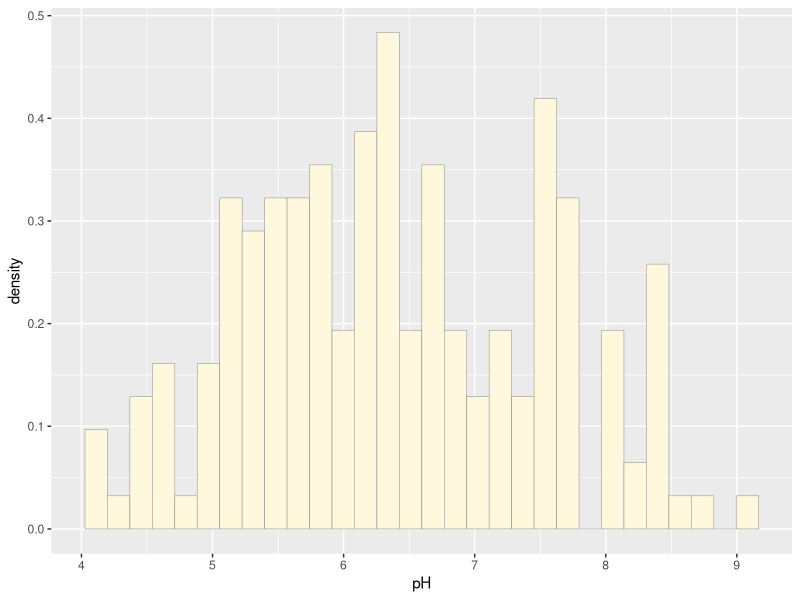
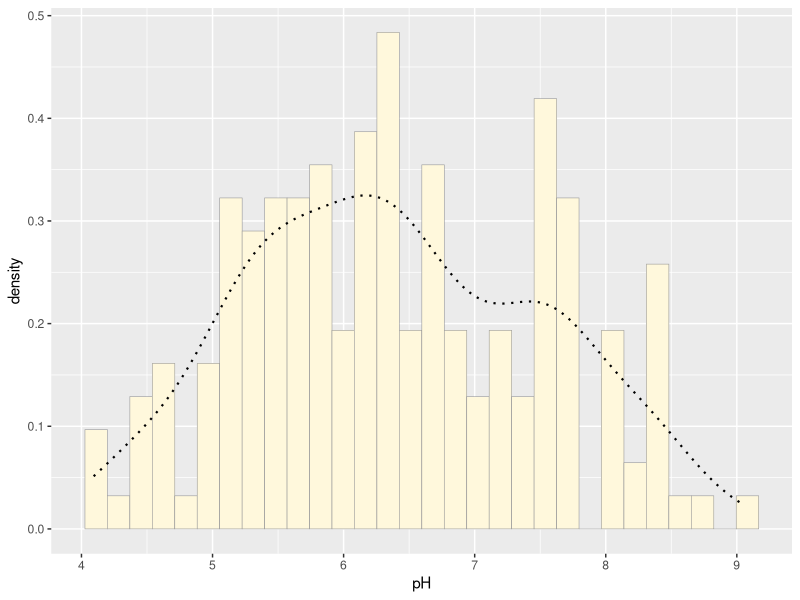
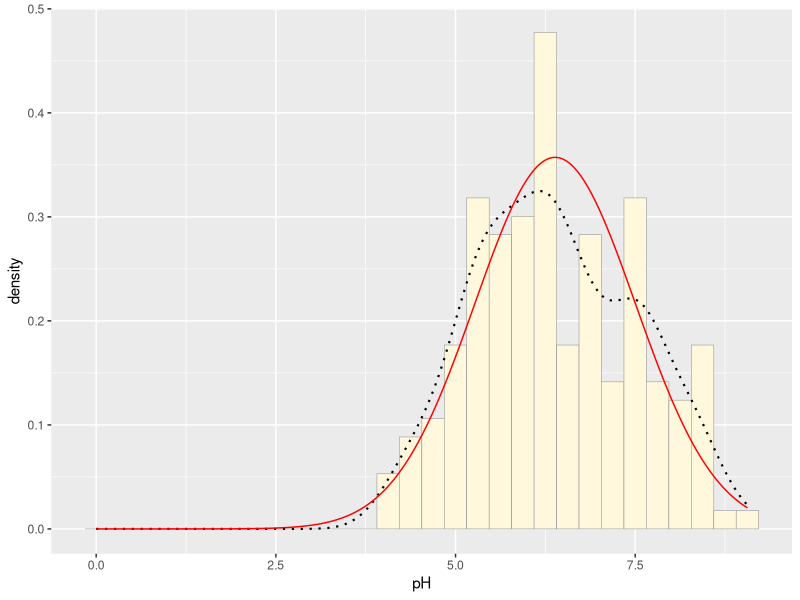
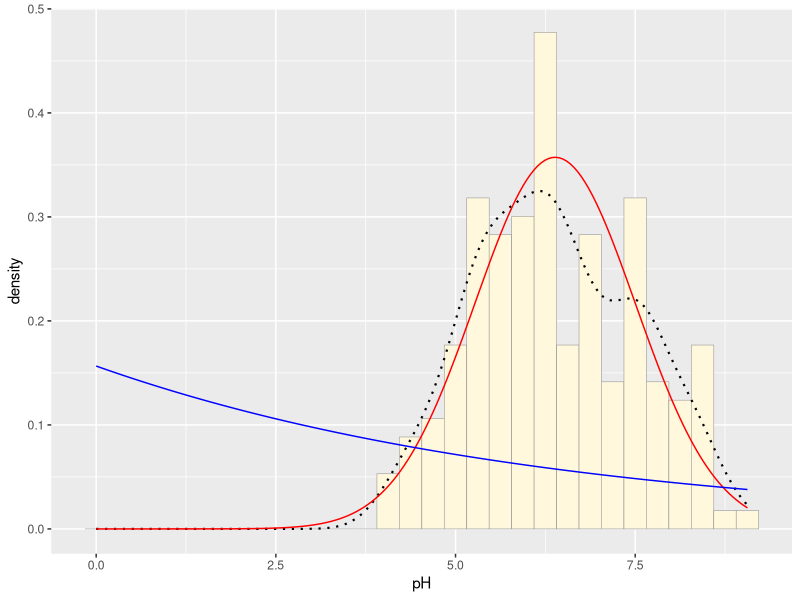
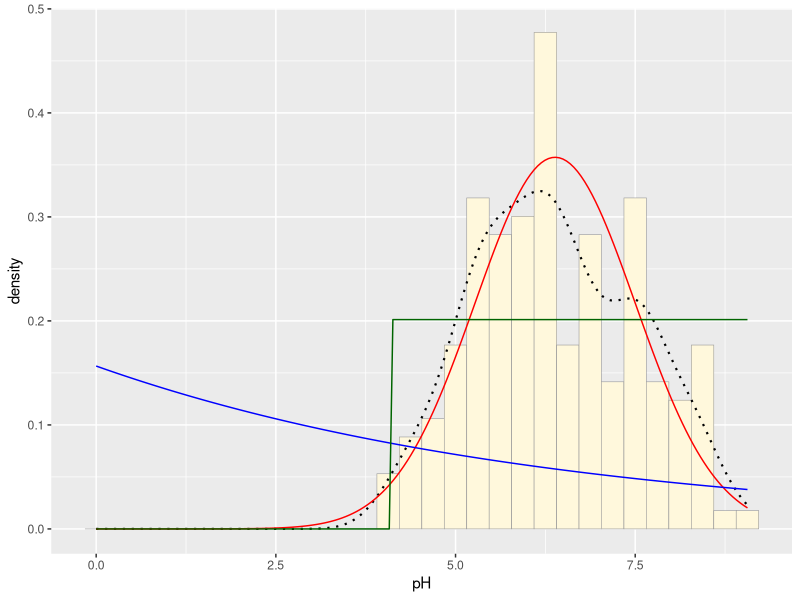
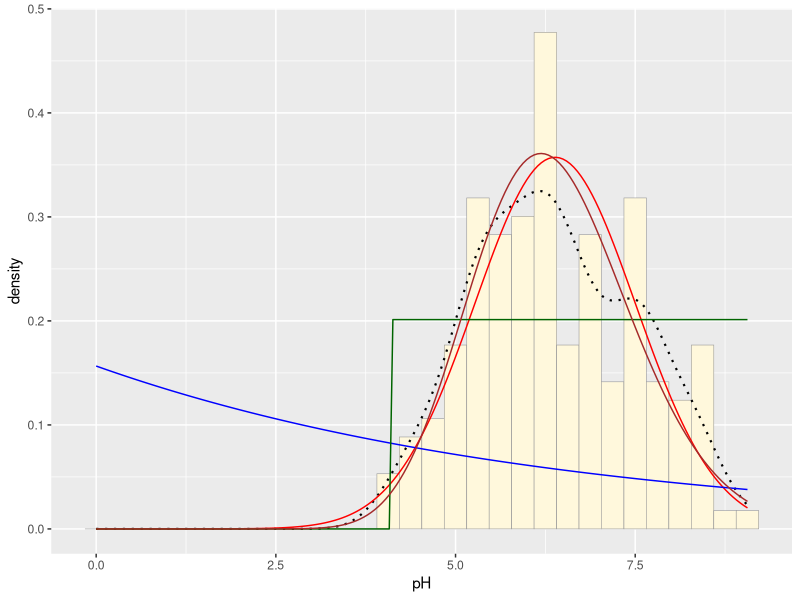
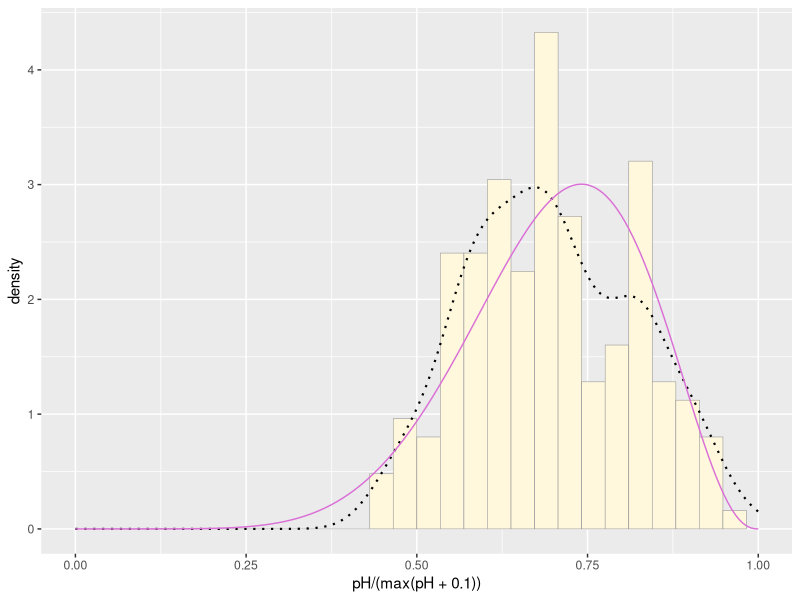
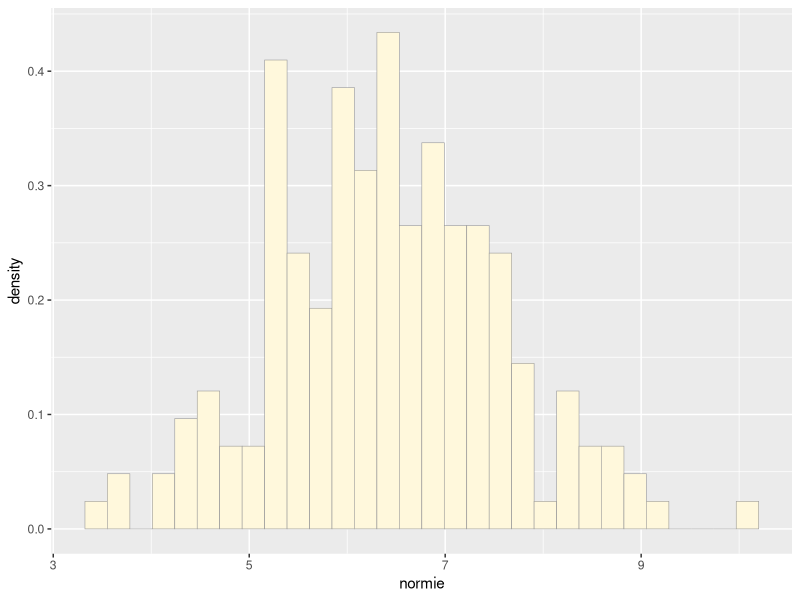

These charts were generated, in order, by the following R code:
## ---- chunk 1
library(ggplot2)
library(MASS)
library(tidyverse)

z = read_csv("LTER_RandomLake.csv")
str(z)
summary(z)

## ---- chunk 2
p1 = ggplot(data=z[which(z$pH>-900),], aes(x=pH, y=..density..)) +
  geom_histogram(color="grey60",fill="cornsilk",size=0.2) 
print(p1)
## ---- chunk 3
p1 =  p1 +  geom_density(linetype="dotted",size=0.75)
print(p1)
## ---- chunk 4
normPars = fitdistr(z$pH,"normal")
print(normPars)
str(normPars)
normPars$estimate["mean"]
## ---- chunk 5
meanML = normPars$estimate["mean"]
sdML = normPars$estimate["sd"]

xval = seq(0,max(z$pH),len=length(z$pH))

stat = stat_function(aes(x = xval, y = ..y..), fun = dnorm, colour="red", n = length(z$pH), args = list(mean = meanML, sd = sdML))
p1 + stat
## ---- chunk 6
expoPars = fitdistr(z$pH,"exponential")
rateML = expoPars$estimate["rate"]

stat2 = stat_function(aes(x = xval, y = ..y..), fun = dexp, colour="blue", n = length(z$pH), args = list(rate=rateML))
p1 + stat + stat2
## ---- chunk 7
stat3 = stat_function(aes(x = xval, y = ..y..), fun = dunif, colour="darkgreen", n = length(z$pH), args = list(min=min(z$pH), max=max(z$pH)))
p1 + stat + stat2 + stat3
## ---- chunk 8
gammaPars = fitdistr(z$pH,"gamma")
shapeML = gammaPars$estimate["shape"]
rateML = gammaPars$estimate["rate"]

stat4 = stat_function(aes(x = xval, y = ..y..), fun = dgamma, colour="brown", n = length(z$pH), args = list(shape=shapeML, rate=rateML))
p1 + stat + stat2 + stat3 + stat4
## ---- chunk 9
pSpecial = ggplot(data=z, aes(x=pH/(max(pH + 0.1)), y=..density..)) +
  geom_histogram(color="grey60",fill="cornsilk",size=0.2) + 
  xlim(c(0,1)) +
  geom_density(size=0.75,linetype="dotted")

betaPars = fitdistr(x=z$pH/max(z$pH + 0.1),start=list(shape1=1,shape2=2),"beta")
shape1ML = betaPars$estimate["shape1"]
shape2ML = betaPars$estimate["shape2"]

statSpecial = stat_function(aes(x = xval, y = ..y..), fun = dbeta, colour="orchid", n = length(z$pH), args = list(shape1=shape1ML,shape2=shape2ML))
pSpecial + statSpecial

## ---- chunk 10
meanML = normPars$estimate["mean"]
sdML = normPars$estimate["sd"]

normal = data.frame(normie=rnorm(181,mean=meanML,sd=sdML))
normal

normplot = ggplot(data=normal, aes(x=normie, y=..density..)) +
  geom_histogram(color="grey60",fill="cornsilk",size=0.2) 
print(normplot)

normstat = stat_function(aes(x = xval, y = ..y..), fun = dnorm, colour="red", n = length(normal$normie), args = list(mean = meanML, sd = sdML))
normplot + normstat

p1 + stat

